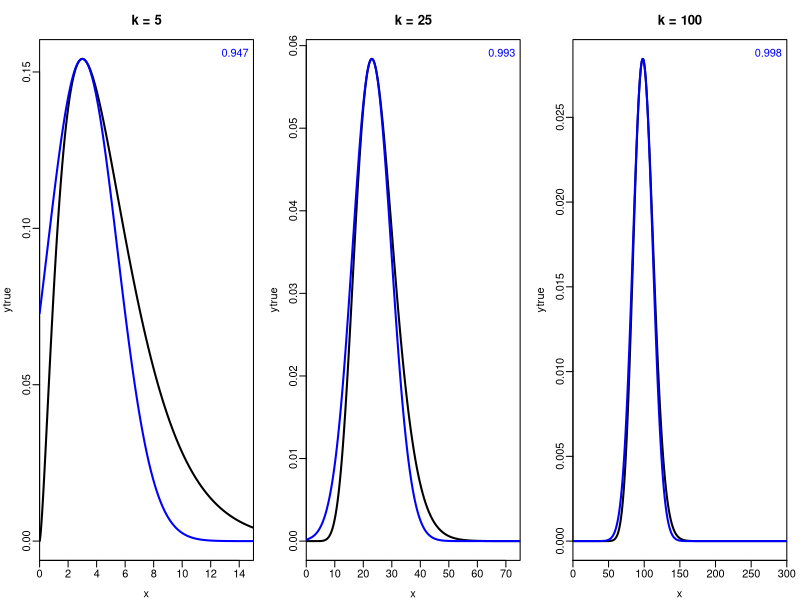
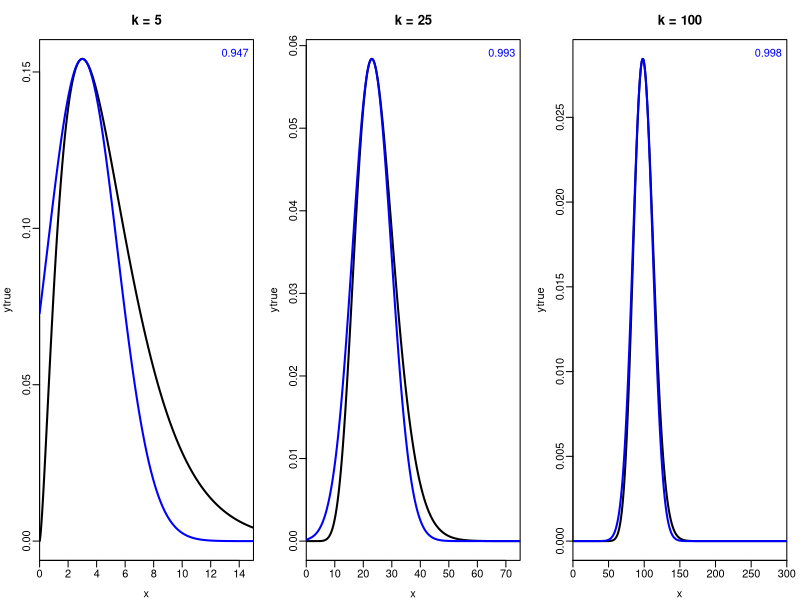
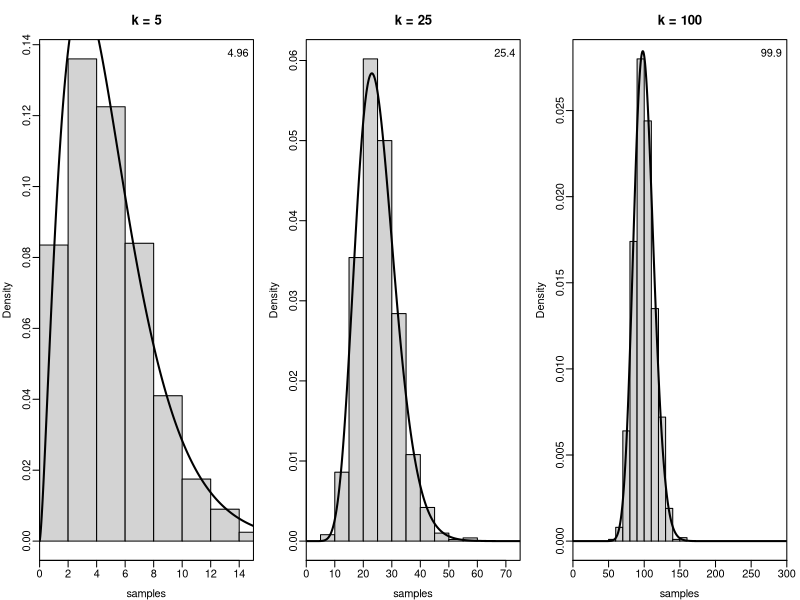

Recreate these plots in R, in order.

chi2 = function(x, k, order=0, log=FALSE ){
  if(order==0 & log==FALSE) out = 1/(2^(k/2)*gamma(k/2)) * x^(k/2-1) * exp(-x/2)
  if(order==0 & log==TRUE) out = log(1/(2^(k/2)*gamma(k/2)) * x^(k/2-1) * exp(-x/2))
  if(order==1) out = (k/2-1)/x - 0.5
  if(order==2) out = -(k/2-1)/x^2
  return(out)
}
# \int N(x|0,\sigma^2) = dN(x|0,\sigma^2) * sigma\sqrt(2\pi)
#                        Sigma = 4; dnorm(0,mean=0,sd=Sigma) * sqrt(2*pi)*Sigma
# \int MVN(x|0,V) = dMVN(x|0,V) * det(V)\sqrt(2\pi)
#                   mvtnorm::dmvnorm(rep(0,3),sigma=2*diag(3)) * sqrt(det(2*diag(3)))*(2*pi)^(3/2)

# Examples of Laplace approximation
setwd("C:/Users/James.Thorson/Desktop/Git/Spatio-temporal-models-for-ecologists/Chap_2/")

############ START IN-TEXT CODE
# Calculate derivatives for log-density of chi-square distribution
log_chi2 = function(x, k, order=0 ){
  # Define log of chi-squared distribution
  Expr = expression( log(1/(2^(k/2)*gamma(k/2)) * x^(k/2-1) * exp(-x/2)) )
  # Calculate symbolic derivatives
  if(order>=1) Expr = D(Expr,"x")
  if(order>=2) Expr = D(Expr,"x")
  out = eval(Expr)
}

# Define function for plotting
plot_laplace = function( k, xlim=c(0,k*3), ... ){
  Opt = optimize( log_chi2, interval=xlim, k=k, order=0, maximum=TRUE )
  H = -1 * log_chi2( x=Opt$maximum, k=k, order=2 )
  x = seq(xlim[1],xlim[2],length=1000)
  ytrue = exp(log_chi2(x,k=k))
  plot( x=x, y=ytrue, type="l", main=paste0("k = ", k), lwd=2, ... )
  ynorm = dnorm( x, mean=Opt$maximum, sd=sqrt(1/H) )
    ynorm = ynorm / max(ynorm) * exp(Opt$objective)
  #Equal to:  ynorm = exp(Opt$objective) * exp( -0.5*(x-Opt$maximum)^2*H )
  lines( x=x, y=ynorm, col="blue", lwd=2 )
  dens_laplace = exp( log(sqrt(2*pi)) + Opt$objective - 0.5*log(H) )
  legend("topright", bty="n", legend=signif(dens_laplace,3), text.col="blue")
}

# Plot for three chi-squared distributions
par(mfrow=c(1,3), mar=c(3,3,3,1), mgp=c(2,0.5,0), xaxs="i")
plot_laplace(k = 5)
plot_laplace(k = 25)
plot_laplace(k = 100)
# END IN-TEXT CODE

# Plot
png( file="Laplace_demo.png", width=7, height=3, res=200, unit="in")
  par(mfrow=c(1,3), mar=c(3,3,3,1), mgp=c(2,0.5,0), xaxs="i")
  plot_laplace(k = 5)
  plot_laplace(k = 25)
  plot_laplace(k = 100)
dev.off()

##############
# Compare with rejection sampling
##############

simulate_chi2 = function(k, xlim, max_density, ...){
  while(TRUE){
    X = runif(n=1, min=xlim[1], max=xlim[2])
    dens = exp(log_chi2( x=X, k=k, order=0))
    rand = runif(n=1,min=0,max=max_density)
    if(rand<dens) return(X)
  }
}

plot_samples = function( k, xlim=c(0,k*3), xrange=c(0,k*5), ... ){
  Opt = optimize( log_chi2, interval=xrange, k=k, order=0, maximum=TRUE )
  H = -1 * log_chi2( x=Opt$maximum, k=k, order=2 )
  x = seq(xlim[1],xlim[2],length=1000)
  ytrue = exp(log_chi2(x,k=k))
  # rejection samples
  samples = sapply( 1:1e3, FUN=simulate_chi2, k=k, xlim=xrange, max_density=exp(Opt$objective) )
  Hist = hist(samples, xlim=xlim, freq=FALSE, main=paste0("k = ", k), ...)
  box()
  lines( x=x, y=ytrue, type="l", main=paste0("k = ", k), lwd=2 )
  legend( "topright", bty="n", legend=signif(mean(samples),3), text.col="black" )
}

# Plot
png( file="Rejection_sampling_demo.png", width=7, height=3, res=200, unit="in")
  par(mfrow=c(1,3), mar=c(3,3,3,1), mgp=c(2,0.5,0), xaxs="i")
  plot_samples(k = 5)
  plot_samples(k = 25)
  plot_samples(k = 100)
dev.off()

